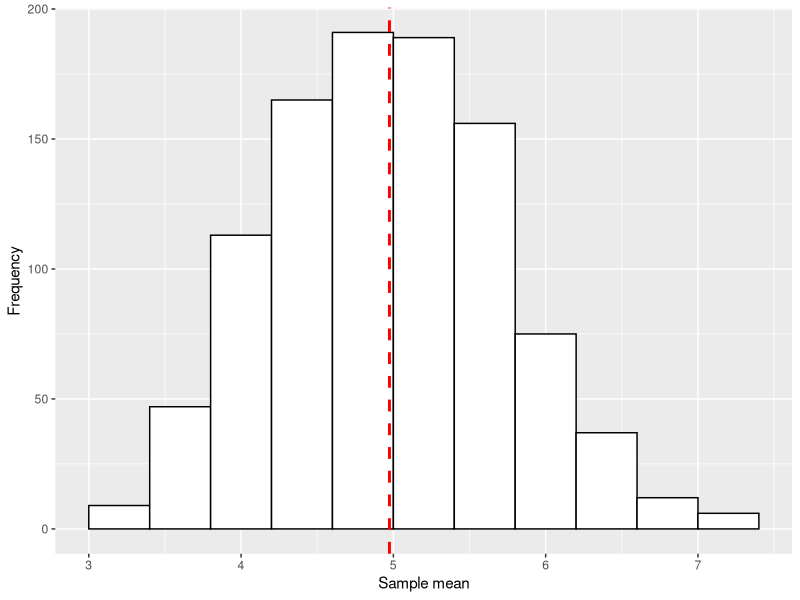
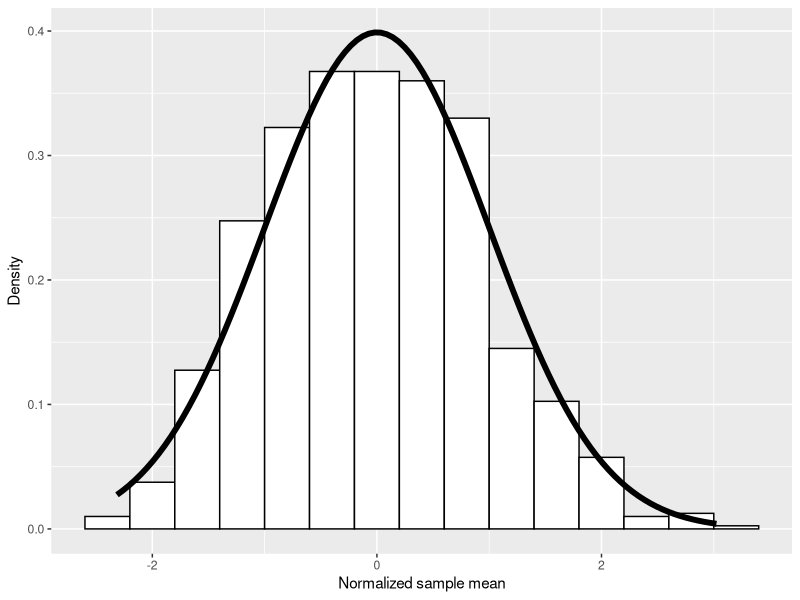

Write R code to recreate these figures, in order.
## ---- chunk 1
set.seed(1234)
mns = NULL
for (i in 1 : 1000) mns = c(mns, mean(rexp(40, rate = 0.2)))
## ---- chunk 2
library(ggplot2)
dat <- data.frame(mns)
## ---- chunk 3
library(ggplot2)
set.seed(1234)
mns = NULL
for (i in 1 : 1000) mns = c(mns, mean(rexp(40, rate = 0.2)))
dat <- data.frame(mns)

ggplot(dat, aes(x=mns)) + 
    geom_histogram(binwidth=.4, color = 'black', fill = 'white') +
    geom_vline(aes(xintercept=mean(mns)), color="red", linetype="dashed", size=1) +
    xlab('Sample mean') +
    ylab('Frequency') 
## ---- chunk 4
dat$mns_normalized <- (dat$mns - 5) / sqrt((1/0.2^2)/40)

ggplot(dat, aes(x = mns_normalized)) + 
    geom_histogram(binwidth=.4, colour = "black", fill = "white", aes(y = ..density..)) +
    stat_function(fun = dnorm, size = 2) +
    xlab('Normalized sample mean') +
    ylab('Density') 
